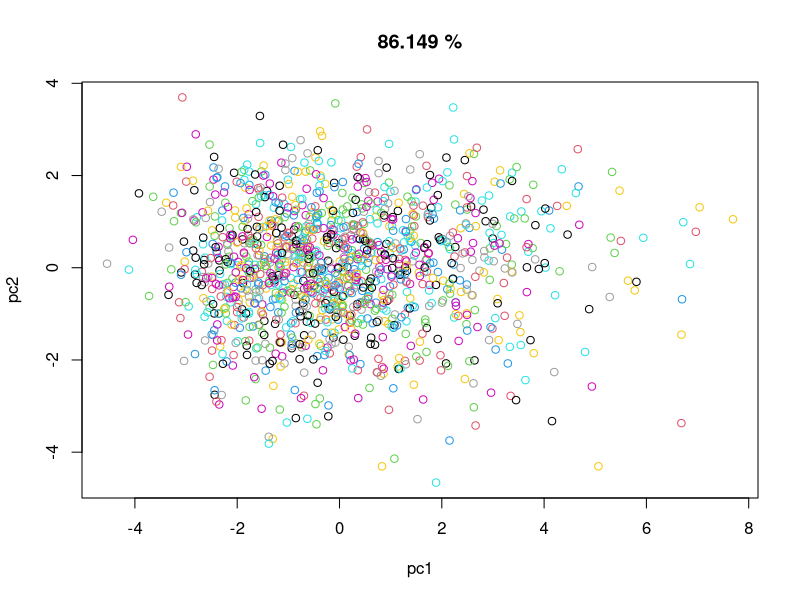

Source code (R):
sample_data <- read.csv("DataSample.csv")
sample_data <- data.frame("sample_data" = sample_data)
sample_data <- sample_data[2:7]
prcomp_obj <- prcomp(sample_data, scale = TRUE)

pc1 <- prcomp_obj$x[, 1] # The first principal component score
pc2 <- prcomp_obj$x[, 2] # The second principal component score

label <- as.factor(sample_data[, 6]) # Classification labels
percent <- summary(prcomp_obj)$importance[3, 2] * 100 # The cumulative contribution ratio

plot(pc1, pc2, col = label, main = paste(percent, "%"))
